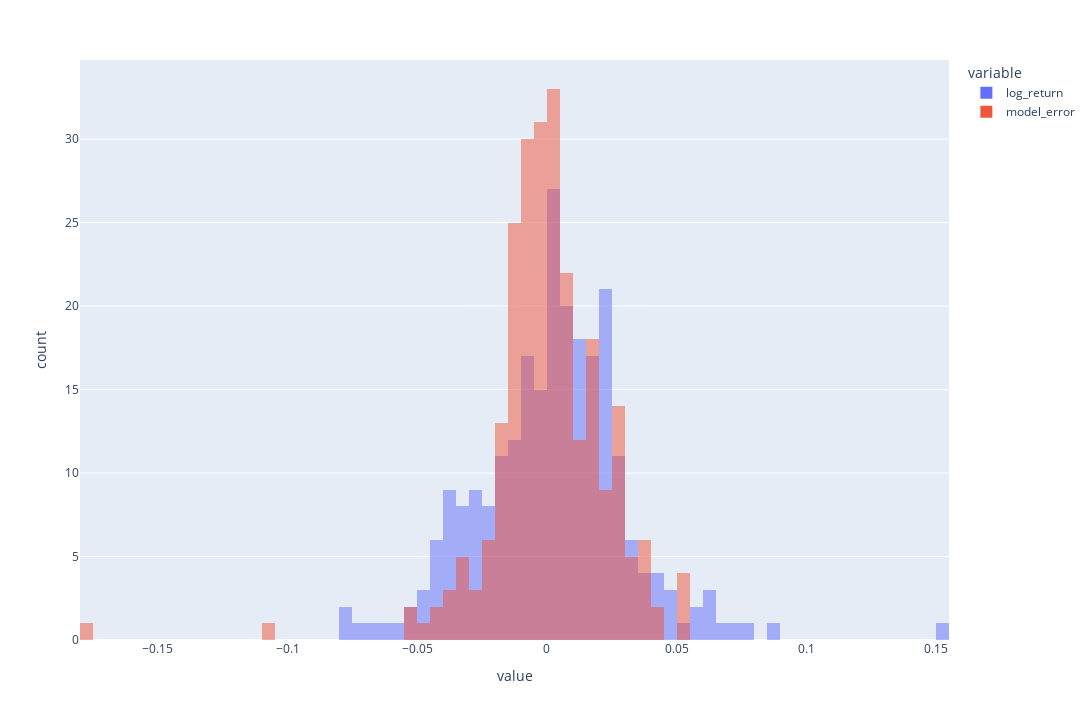

Notebook cell for this chart:
### Markdown cell above
### Vizualização dos resíduos

### Code cell
plx.histogram(
    data_frame=company_test[['log_return', 'model_error']].melt(),
    x='value',
    color='variable',
    barmode='overlay',
    nbins=128,
    height=720,
    width=1280,
)

### Figure 1 — Plotly figure (JSON) as saved in the notebook; plotly's stock layout.template omitted (floating-point values rounded to 4 significant figures; data arrays with more than 128 entries replaced by an {"elided": "..."} marker saying what was removed)
{"data": [{"alignmentgroup": "True", "bingroup": "x", "hovertemplate": "variable=log_return<br>value=%{x}<br>count=%{y}<extra></extra>", "legendgroup": "log_return", "marker": {"color": "#636efa", "opacity": 0.5, "pattern": {"shape": ""}}, "name": "log_return", "nbinsx": 128, "offsetgroup": "log_return", "orientation": "v", "showlegend": true, "type": "histogram", "x": {"elided": "248 float values"}, "xaxis": "x", "yaxis": "y"}, {"alignmentgroup": "True", "bingroup": "x", "hovertemplate": "variable=model_error<br>value=%{x}<br>count=%{y}<extra></extra>", "legendgroup": "model_error", "marker": {"color": "#EF553B", "opacity": 0.5, "pattern": {"shape": ""}}, "name": "model_error", "nbinsx": 128, "offsetgroup": "model_error", "orientation": "v", "showlegend": true, "type": "histogram", "x": {"elided": "248 float values"}, "xaxis": "x", "yaxis": "y"}], "layout": {"barmode": "overlay", "height": 720, "legend": {"title": {"text": "variable"}, "tracegroupgap": 0}, "margin": {"t": 60}, "width": 1280, "xaxis": {"anchor": "y", "domain": [0, 1], "title": {"text": "value"}}, "yaxis": {"anchor": "x", "domain": [0, 1], "title": {"text": "count"}}}}
